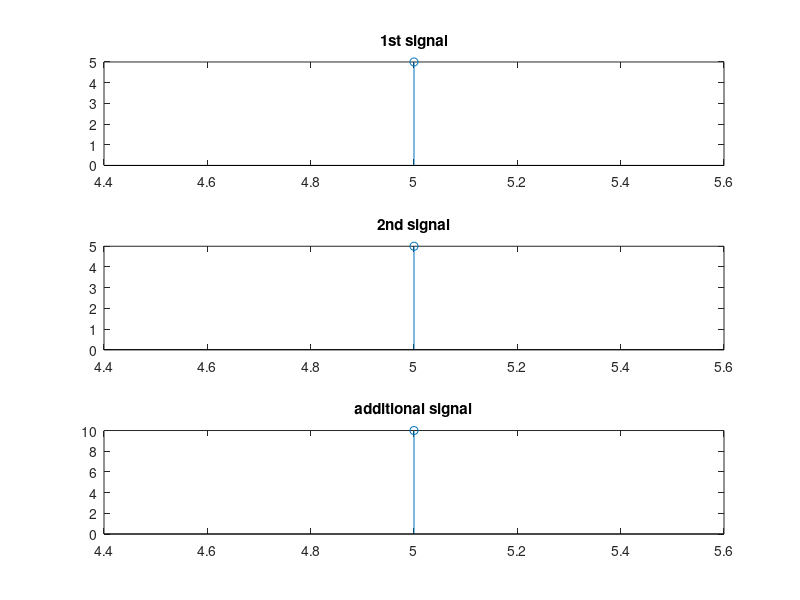

The MATLAB script that drew this image:
clc
clear all;
n1=input('enter the range:');
x1=input('enter the sequence:');
n2=input('enter the range:');
x2=input('enter the sequence:');
subplot(3,1,1);
stem(n1,x1);
title('1st signal');
subplot(3,1,2);
stem(n2,x2);
title('2nd signal');
x=x1+x2;
subplot(3,1,3);
stem(n1,x);
title('additional signal');
